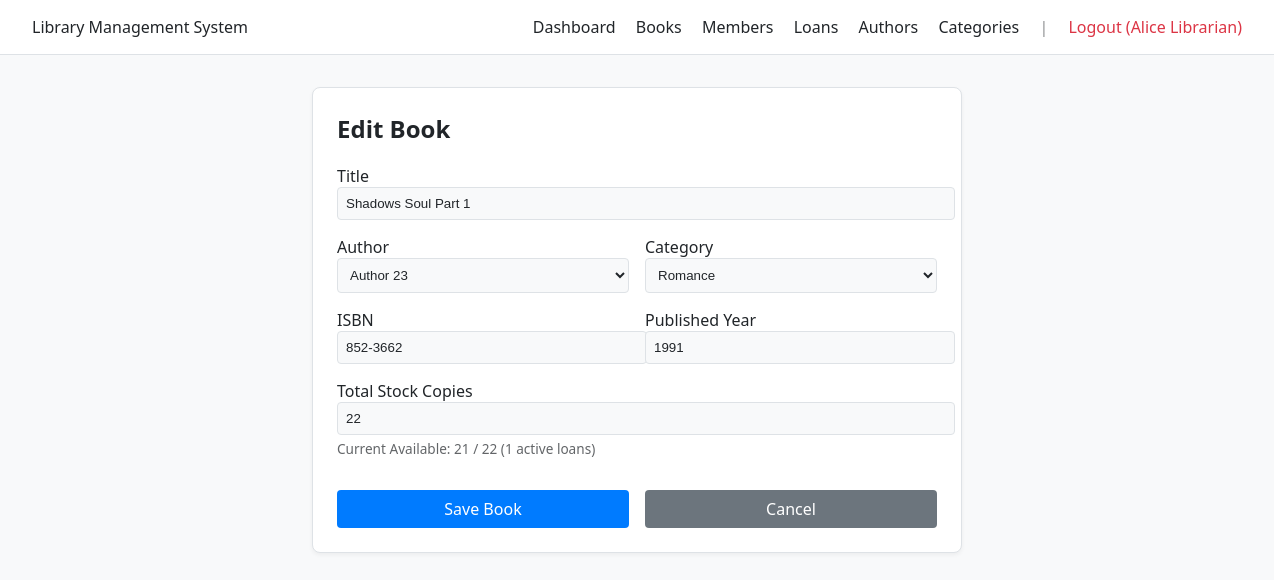
The page /books/edit/a0bd3df1 (signed in) on the database its author committed.
### py/models.py (models this page shows)
class Book(db.Model):
    __tablename__ = 'books'
    book_id = db.Column(db.String(8), primary_key=True, default=generate_id)
    title = db.Column(db.String(255), nullable=False)
    category_id = db.Column(db.String(8), db.ForeignKey('categories.category_id'))
    author_id = db.Column(db.String(8), db.ForeignKey('authors.author_id'))
    published_year = db.Column(db.Integer)
    isbn = db.Column(db.String(20))
    total_stock = db.Column(db.Integer, default=0)
    total_available = db.Column(db.Integer, default=0)
    total_loaned = db.Column(db.Integer, default=0)
    loans = db.relationship('Loan', backref='book', lazy=True)

### py/routes.py (the view, shortened to what this page needs)
@main.route('/books/edit/<id>', methods=['GET', 'POST'])
@login_required
def edit_book(id):
    book = Book.query.get_or_404(id)
    authors = Author.query.all()
    categories = Category.query.all()
    return render_template('edit_book.html', authors=authors, categories=categories, book=book)

### py/routes.py (called while the page is built)
def login_required(f):
    @wraps(f)
    def decorated_function(*args, **kwargs):
        if 'staff_id' not in session:
            flash("Please log in first.")
            return redirect(url_for('main.login'))
        return f(*args, **kwargs)
    return decorated_function

### templates/edit_book.html (shortened to what this page needs)
{% extends "base.html" %}
{% block content %}
<div class="card" style="max-width: 600px; margin: 0 auto;">
    <h2>{{ "Edit" if book else "Add New" }} Book</h2>
    <form method="POST">
        <div style="margin-bottom: 1rem;">
            <label style="display: block;">Title</label>
            <input type="text" name="title" value="{{ book.title if book else '' }}" required
                style="width: 100%; padding: 0.5rem; border: 1px solid var(--border); border-radius: 4px; background: var(--bg); color: var(--fg);">
        </div>
        <div style="display: grid; grid-template-columns: 1fr 1fr; gap: 1rem; margin-bottom: 1rem;">
            <div>
                <label style="display: block;">Author</label>
                <select name="author_id" required
                    style="width: 100%; padding: 0.5rem; border: 1px solid var(--border); border-radius: 4px; background: var(--bg); color: var(--fg);">
                    {% for author in authors %}
                    <option value="{{ author.author_id }}" {{ 'selected' if book and book.author_id==author.author_id
                        else '' }}>{{ author.author_name }}</option>
                    {% endfor %}
                </select>
            </div>
            <div>
                <label style="display: block;">Category</label>
                <select name="category_id" required
                    style="width: 100%; padding: 0.5rem; border: 1px solid var(--border); border-radius: 4px; background: var(--bg); color: var(--fg);">
                    {% for cat in categories %}
                    <option value="{{ cat.category_id }}" {{ 'selected' if book and book.category_id==cat.category_id
                        else '' }}>{{ cat.category_name }}</option>
                    {% endfor %}
                </select>
            </div>
        </div>
        <div style="display: grid; grid-template-columns: 1fr 1fr; gap: 1rem; margin-bottom: 1rem;">
            <div>
                <label style="display: block;">ISBN</label>
                <input type="text" name="isbn" value="{{ book.isbn if book else '' }}"
                    style="width: 100%; padding: 0.5rem; border: 1px solid var(--border); border-radius: 4px; background: var(--bg); color: var(--fg);">
            </div>
            <div>
                <label style="display: block;">Published Year</label>
                <input type="number" name="published_year" value="{{ book.published_year if book else '' }}"
                    style="width: 100%; padding: 0.5rem; border: 1px solid var(--border); border-radius: 4px; background: var(--bg); color: var(--fg);">
            </div>
        </div>
        <div style="margin-bottom: 1rem;">
            <label style="display: block;">Total Stock Copies</label>
            <input type="number" name="total_stock" value="{{ book.total_stock if book else '0' }}" required
                style="width: 100%; padding: 0.5rem; border: 1px solid var(--border); border-radius: 4px; background: var(--bg); color: var(--fg);">
            {% if book %}
            <p style="font-size: 0.85rem; margin-top: 0.25rem; opacity: 0.7;">Current Available: {{ book.total_available
                }} / {{ book.total_stock }} ({{ book.total_loaned }} active loans)</p>
            {% endif %}
        </div>
        <div style="display: flex; gap: 1rem; margin-top: 2rem;">
            <button type="submit" class="btn" style="flex: 1;">Save Book</button>
            <a href="/books" class="btn"
                style="background: #6c757d; text-align: center; text-decoration: none; flex: 1;">Cancel</a>
        </div>
    </form>
</div>
{% endblock %}

### Commons/base.css (style rules this page uses)
:root { --bg: #f8f9fa; --fg: #212529; --accent: #007bff; --card: #ffffff; --border: #dee2e6; --alert-bg: #e2e3e5; --alert-fg: #383d41; }
body { font-family: system-ui, -apple-system, sans-serif; background: var(--bg); color: var(--fg); margin: 0; display: flex; flex-direction: column; min-height: 100vh; }
.card { background: var(--card); padding: 1.5rem; border-radius: 8px; border: 1px solid var(--border); box-shadow: 0 2px 4px rgba(0, 0, 0, 0.05); }
h1, h2 { margin-top: 0; }
button, .btn { background: var(--accent); color: white; border: none; padding: 0.5rem 1rem; border-radius: 4px; cursor: pointer; font: inherit; }

### rows shown on the page
Book: title "Shadows Soul Part 1", isbn "852-3662", published_year "1991", total_stock "22", total_available "21", total_loaned "1"

### other values the page prints
{{ session.get('staff_name') }} "Alice Librarian"
{{ "Edit" if book else "Add New" }} "Edit"
form field author_id "Author 23"
form field category_id "Romance"
